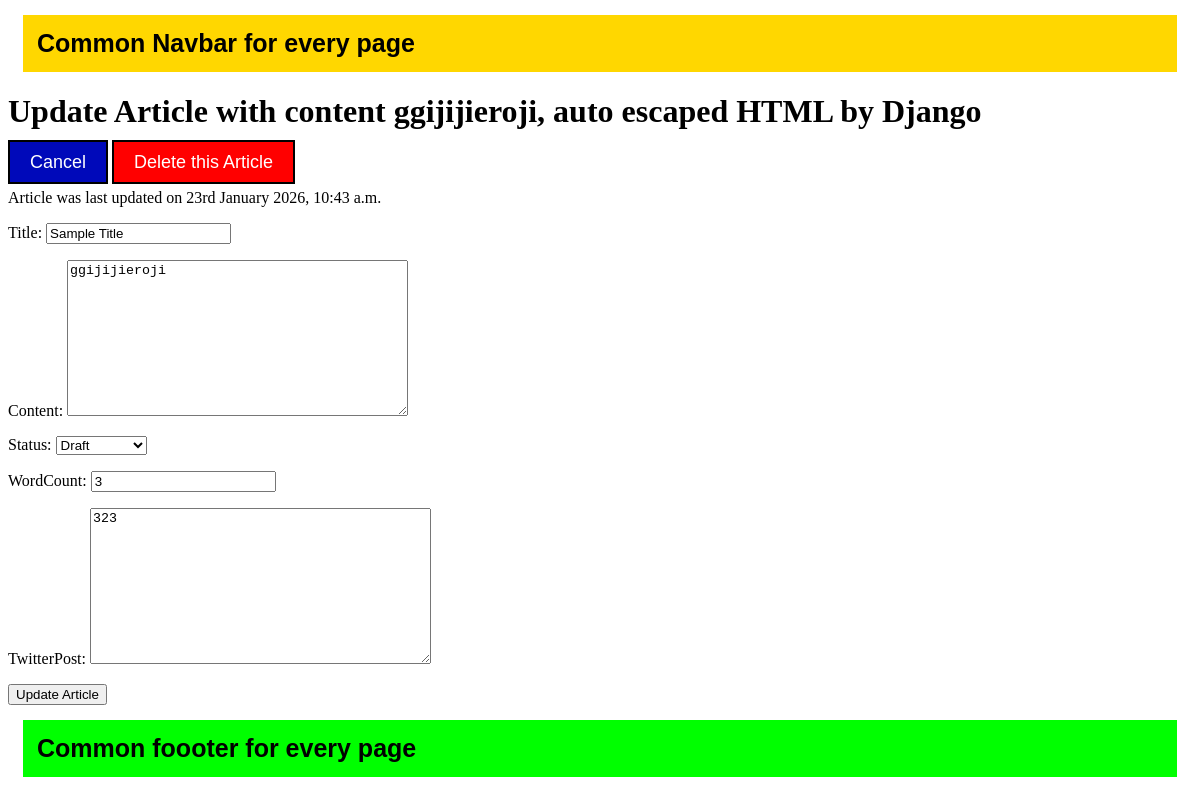
Before: /articles/7/update/ with the older database file.
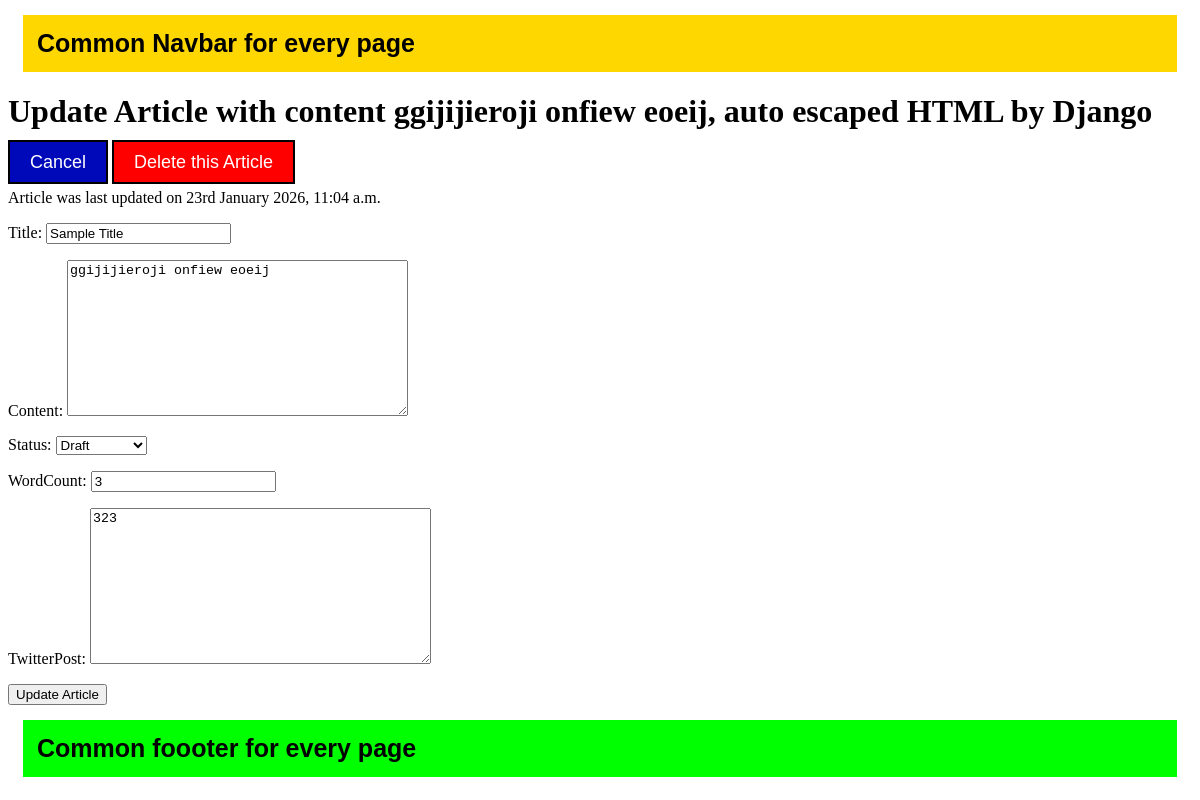
After: the same page with the newer database file.
### app/models.py (models this page shows, shortened)
class Article(models.Model):
    title = models.CharField(max_length=100)
    content = models.TextField(blank=True, default="")
    wordCount = models.IntegerField()
    twitterPost = models.TextField(blank=True, default="")
    status = models.CharField(
        max_length=20,
        choices=ARTICLE_STATUS,
        default='draft',
    )
    createdAt = models.DateTimeField(auto_now_add=True)
    updatedAt = models.DateTimeField(auto_now=True)

### app/views.py (the view)
# urls.py: path("<int:pk>/update/", ArticleUpdateView.as_view(), name="updateArticle"),
class ArticleUpdateView(UpdateView):
    template_name = 'app/update_article.html'
    model = Article
    fields = ["title", "content", "status", "wordCount", "twitterPost"]
    success_url = reverse_lazy('home')
    context_object_name = "article" # this contains the row to be updated

### templates/app/update_article.html
{% extends 'app/base.html' %} {% block content %}
<h1>
  Update Article with content {{ article.content }}, auto escaped HTML by Django
</h1>
<a
  href=" {% url 'home' %} "
  style="
    border: 2px solid black;
    text-decoration: none;
    font-size: 18px;
    font-family: sans-serif;
    padding: 10px 20px;
    background-color: rgb(0, 9, 186);
    color: white;
  "
  >Cancel</a
>
<a
  href=" {% url 'deleteArticle' pk=article.id %} "
  style="
    border: 2px solid black;
    text-decoration: none;
    font-size: 18px;
    font-family: sans-serif;
    padding: 10px 20px;
    background-color: red;
    color: white;
  "
  >Delete this Article</a
>
<p>Article was last updated on {{ article.updatedAt | date:"jS F Y, P"}}</p>
<form action="" method="POST">
  {% csrf_token %} {{ form.as_p }}
  <button type="submit">Update Article</button>
</form>
{% endblock content %}

Changed rows visible on the page:
changed Article "Sample Title": content "ggijijieroji" → "ggijijieroji onfiew eoeij"; updatedAt "23rd January 2026, 10:43 a.m." → "23rd January 2026, 11:04 a.m."
